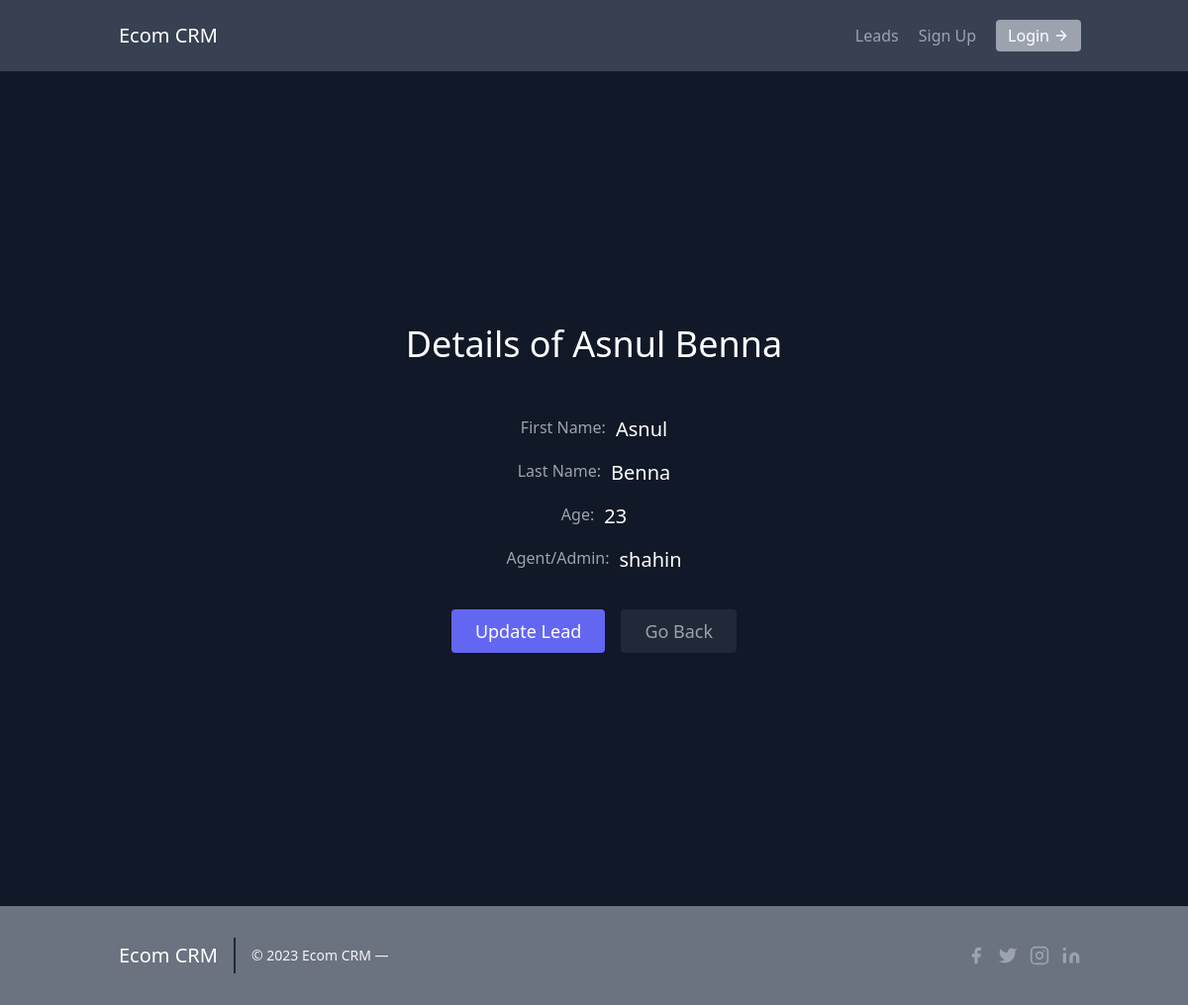
The app's page /leads/detail/6/ with its own data.
### leads/models.py (models this page shows, shortened)
class Lead(models.Model):
    first_name = models.CharField(max_length=25)
    last_name = models.CharField(max_length=25)
    age = models.IntegerField(default=10)
    agent = models.ForeignKey("Agent", on_delete=models.CASCADE)

class Agent(models.Model):
    user = models.OneToOneField(User, on_delete=models.CASCADE)
    def __str__(self):
        return self.user.username

class User(AbstractUser):
    pass

### leads/views.py (the view)
# urls.py: path('detail/<int:pk>/', views.lead_detail, name='lead-detail'),
def lead_detail(request, pk):
    lead = Lead.objects.get(id=pk)
    context = {
        "lead": lead
    }
    return render(request, 'leads/lead_detail.html', context)

### templates/leads/lead_detail.html (shortened to what this page needs)
{% extends "../base.html" %}
{% block content %}
<section class="text-gray-400 bg-gray-900 body-font pt-40 pb-40">
    <div class="container mx-auto flex px-5 py-24 items-center justify-center flex-col">
      <div class="text-center lg:w-2/3 w-full">
        <h1 class="title-font sm:text-4xl text-3xl mb-4 font-medium text-white">Details of {{lead.first_name}} {{lead.last_name}}</h1>
        <div class="flex flex-col items-center pb-9 pt-9">
            <div class="flex gap-x-2.5 pb-4">
                <p>First Name: </p>
                <span class="text-white text-xl"> {{lead.first_name}} </span>
            </div>
            <div class="flex gap-x-2.5 pb-4">
                <p>Last Name: </p>
                <span class="text-white text-xl"> {{lead.last_name}} </span>
            </div>
            <div class="flex gap-x-2.5 pb-4">
                <p>Age: </p>
                <span class="text-white text-xl"> {{lead.age}} </span>
            </div>
            <div class="flex gap-x-2.5">
                <p>Agent/Admin: </p>
                <span class="text-white text-xl"> {{lead.agent}} </span>
            </div>
        </div>
        <div class="flex justify-center">
          <button class="inline-flex text-white bg-indigo-500 border-0 py-2 px-6 focus:outline-none hover:bg-indigo-600 rounded text-lg">
            <a>
                Update Lead
            </a>
          </button>
          <button class="ml-4 inline-flex text-gray-400 bg-gray-800 border-0 py-2 px-6 focus:outline-none hover:bg-gray-700 hover:text-white rounded text-lg">
            <a href="{% url 'leads:lead-list' %}">
                Go Back
            </a>
          </button>
        </div>
      </div>
    </div>
  </section>
  {% endblock content %}

### records on screen
Lead: first_name "Asnul", last_name "Benna", age "23", agent "shahin"
